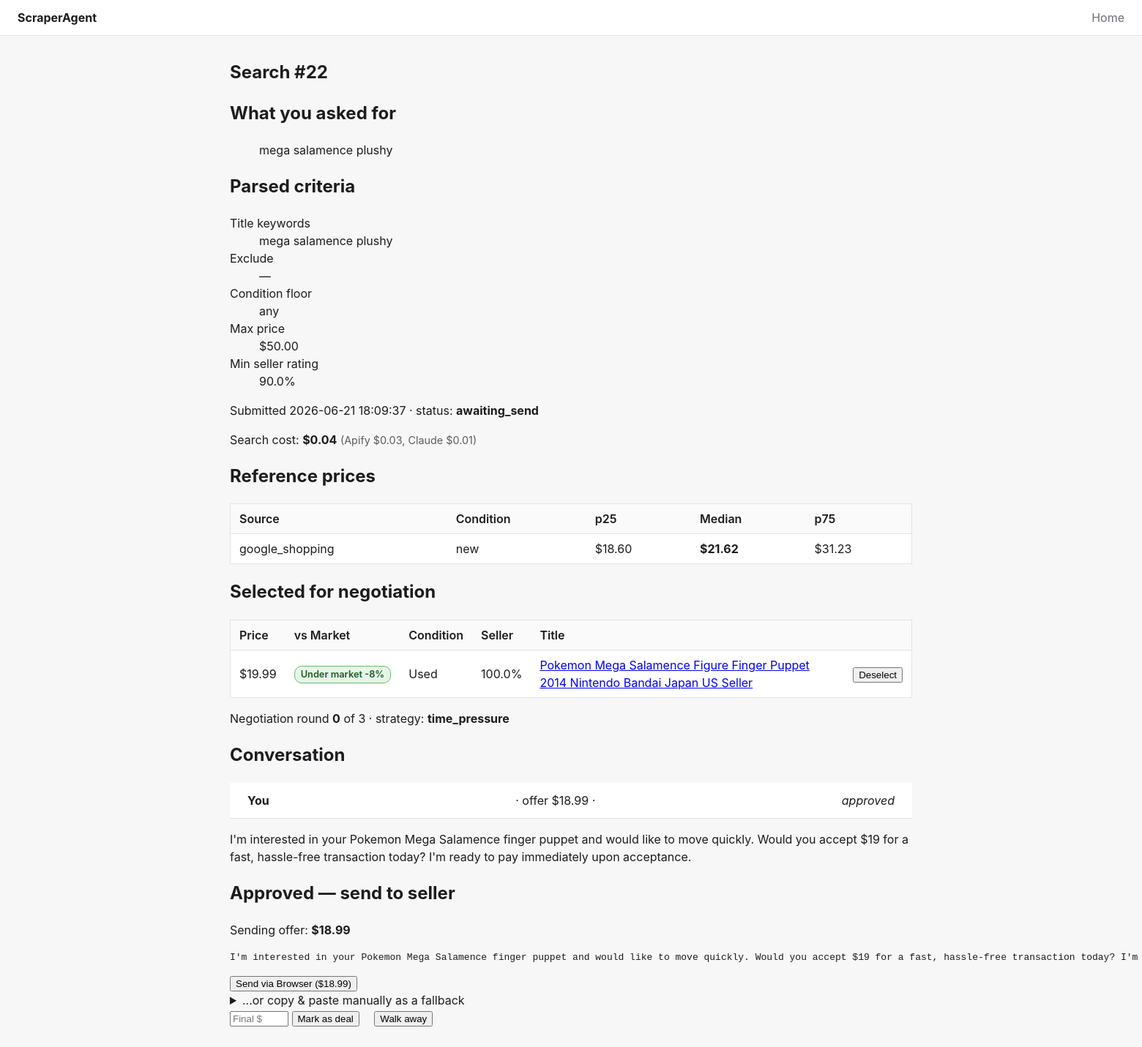
/searches/22, run on the app's committed database.
### tables this page shows
CREATE TABLE searches (
    id INTEGER PRIMARY KEY AUTOINCREMENT,
    criteria_nl TEXT NOT NULL,
    criteria_structured_json TEXT NOT NULL,
    max_price REAL NOT NULL,
    status TEXT NOT NULL DEFAULT 'pending',  -- pending | discovering | awaiting_selection | negotiating | done | failed
    thread_id TEXT,                          -- LangGraph thread id
    error_message TEXT,                      -- populated when status = 'failed' (e.g. eBay API error)
    created_at TEXT NOT NULL DEFAULT (datetime('now')),
    completed_at TEXT
);

CREATE TABLE reference_prices (
    id INTEGER PRIMARY KEY AUTOINCREMENT,
    search_id INTEGER NOT NULL REFERENCES searches(id) ON DELETE CASCADE,
    source TEXT NOT NULL,                    -- amazon | walmart | bestbuy | target | google_shopping | ebay_sold
    raw_data_json TEXT NOT NULL,
    median REAL,
    p25 REAL,
    p75 REAL,
    condition TEXT,                          -- new | used
    cost_usd REAL NOT NULL DEFAULT 0,
    fetched_at TEXT NOT NULL DEFAULT (datetime('now'))
);

CREATE TABLE listings (
    id INTEGER PRIMARY KEY AUTOINCREMENT,
    search_id INTEGER NOT NULL REFERENCES searches(id) ON DELETE CASCADE,
    ebay_item_id TEXT NOT NULL,
    title TEXT NOT NULL,
    price REAL NOT NULL,
    shipping_cost REAL,
    condition TEXT,
    seller_id TEXT,
    seller_rating REAL,
    seller_feedback_count INTEGER,
    url TEXT NOT NULL,
    image_url TEXT,
    listed_at TEXT,                          -- when seller posted it
    raw_data_json TEXT,
    selected_at TEXT,                        -- when user selected for negotiation; NULL = not selected
    outcome TEXT,                            -- deal | walked_away | timed_out | not_selected
    created_at TEXT NOT NULL DEFAULT (datetime('now'))
, buying_options TEXT);

CREATE TABLE negotiations (
    id INTEGER PRIMARY KEY AUTOINCREMENT,
    listing_id INTEGER NOT NULL REFERENCES listings(id) ON DELETE CASCADE,
    strategy TEXT NOT NULL,
    strategy_inputs_json TEXT,               -- gap %, seller_rating, listing age, etc. for later analysis
    status TEXT NOT NULL DEFAULT 'open',     -- open | awaiting_seller | deal | walked_away | timed_out
    rounds INTEGER NOT NULL DEFAULT 0,
    current_offer REAL,
    final_price REAL,
    last_seller_response_at TEXT,
    walked_away_at TEXT,
    deal_at TEXT,
    created_at TEXT NOT NULL DEFAULT (datetime('now'))
, ebay_best_offer_id TEXT);

CREATE TABLE messages (
    id INTEGER PRIMARY KEY AUTOINCREMENT,
    negotiation_id INTEGER NOT NULL REFERENCES negotiations(id) ON DELETE CASCADE,
    role TEXT NOT NULL,                      -- agent | seller
    body TEXT NOT NULL,
    offer_amount REAL,
    status TEXT NOT NULL DEFAULT 'pending',  -- pending | approved | rejected | sent | received
    created_at TEXT NOT NULL DEFAULT (datetime('now')),
    approved_at TEXT,
    sent_at TEXT
, input_tokens INTEGER, output_tokens INTEGER, cost_usd REAL);

### api/routes/searches.py (the view)
@router.get("/searches/{search_id}", response_class=HTMLResponse)
def search_detail(request: Request, search_id: int) -> HTMLResponse:
    row = repo.get_search(search_id)
    if row is None:
        raise HTTPException(status_code=404, detail=f"search {search_id} not found")
    return templates.TemplateResponse(
        request,
        "search_detail.html",
        _content_context(search_id, row),
    )

### templates/search_detail.html (shortened to what this page needs)
{% extends "base.html" %}
{% block content %}
<section class="search-detail">
    <h1>Search #{{ search.id }}</h1>
    <h2>What you asked for</h2>
    <blockquote>{{ search.criteria_nl }}</blockquote>
    <h2>Parsed criteria</h2>
    <dl class="criteria">
        <dt>Title keywords</dt>
        <dd>{{ search.criteria_structured.title_keywords or "—" }}</dd>
        <dt>Exclude</dt>
        <dd>
            {% set excl = search.criteria_structured.must_not_keywords %}
            {{ excl | join(", ") if excl else "—" }}
        </dd>
        <dt>Condition floor</dt>
        <dd>{{ search.criteria_structured.condition_floor or "any" }}</dd>
        <dt>Max price</dt>
        <dd>${{ "%.2f"|format(search.max_price) }}</dd>
        <dt>Min seller rating</dt>
        <dd>
            {% set msr = search.criteria_structured.min_seller_rating %}
            {{ "%.1f%%"|format(msr) if msr is not none else "—" }}
        </dd>
    </dl>
    {% include "_search_content.html" %}
</section>
{% endblock %}

### templates/_search_content.html (shortened to what this page needs)
{% set _is_in_flight = (
    search.status in ('pending', 'discovering')
    or is_drafting
    or is_browser_sending
) %}
<div id="search-content"
     >
    <p class="muted">Submitted {{ search.created_at }} · status: <strong>{{ search.status }}</strong></p>
    <p class="muted cost-summary">
        Search cost: <strong>${{ "%.2f"|format(costs.total) }}</strong>
        <span class="cost-breakdown">(Apify ${{ "%.2f"|format(costs.apify) }}, Claude ${{ "%.2f"|format(costs.claude) }})</span>
    </p>
    {% if reference_prices %}
        <section class="reference-prices">
            <h2>Reference prices</h2>
            <table class="ref-prices">
                <thead>
                    <tr><th>Source</th><th>Condition</th><th>p25</th><th>Median</th><th>p75</th></tr>
                </thead>
                <tbody>
                    {% for r in reference_prices %}
                    <tr>
                        <td>{{ r.source }}</td>
                        <td>{{ r.condition or "—" }}</td>
                        <td>{{ "$%.2f"|format(r.p25) if r.p25 is not none else "—" }}</td>
                        <td><strong>{{ "$%.2f"|format(r.median) if r.median is not none else "—" }}</strong></td>
                        <td>{{ "$%.2f"|format(r.p75) if r.p75 is not none else "—" }}</td>
                    </tr>
                    {% endfor %}
                </tbody>
            </table>
        </section>
    {% endif %}
    {% if search.status == 'failed' %}
        <div class="error-banner">
            <h2>Search failed</h2>
            <p>{{ search.error_message or "Unknown error." }}</p>
        </div>
    {% elif selected %}
        <h2>Selected for negotiation</h2>
        <table class="listings selected">
            <thead>
                <tr><th>Price</th><th>vs Market</th><th>Condition</th><th>Seller</th><th>Title</th><th></th></tr>
            </thead>
            <tbody>
                <tr class="selected-row">
                    <td>${{ "%.2f"|format(selected.price) }}</td>
                    <td>
                        {% if selected.badge %}
                            <span class="bo-badge {{ selected.badge[1] }}" title="{{ selected.badge[0] }}">
                                {{ selected.badge[0] }} {{ "%+.0f"|format(selected.gap * 100) }}%
                            </span>
                        {% else %}
                            <span class="muted">—</span>
                        {% endif %}
                    </td>
                    <td>{{ selected.condition or "—" }}</td>
                    <td>{{ "%.1f%%"|format(selected.seller_rating) if selected.seller_rating is not none else "—" }}</td>
                    <td><a href="{{ selected.url }}" target="_blank" rel="noopener">{{ selected.title }}</a></td>
                    <td>
                        <button
                            type="button"
                            hx-post="/searches/{{ search.id }}/listings/{{ selected.id }}/deselect"
                            hx-target="#search-content"
                            hx-swap="outerHTML">
                            Deselect
                        </button>
                    </td>
                </tr>
            </tbody>
        </table>
        {% if negotiation and negotiation.status == 'deal' %}
            <section class="terminal deal">
                <h2>Deal closed at ${{ "%.2f"|format(negotiation.final_price) }}</h2>
                <p class="muted">Closed {{ negotiation.deal_at }}. <a href="/">Start a new search</a></p>
            </section>
        {% elif negotiation and negotiation.status == 'walked_away' %}
            <section class="terminal walked-away">
                <h2>Walked away</h2>
                <p class="muted">Negotiation ended {{ negotiation.walked_away_at }}. <a href="/">Start a new search</a></p>
            </section>
        {% elif negotiation %}
            <p class="muted">
                Negotiation round <strong>{{ negotiation.rounds }}</strong> of {{ max_rounds }}
                · strategy: <strong>{{ negotiation.strategy }}</strong>
            </p>
        {% endif %}
        {% if messages %}
            <section class="message-thread">
                <h2>Conversation</h2>
                {% for m in messages %}
                    <article class="msg msg-{{ m.role }} msg-status-{{ m.status }}">
                        <header>
                            <strong>{{ "You" if m.role == "agent" else "Seller" }}</strong>
                            {% if m.role == "agent" and m.offer_amount %}
                                · offer ${{ "%.2f"|format(m.offer_amount) }}
                            {% endif %}
                            · <em>{{ m.status }}</em>
                        </header>
                        <p>{{ m.body }}</p>
                    </article>
                {% endfor %}
            </section>
        {% endif %}
        {% if negotiation and negotiation.status not in ('deal', 'walked_away') %}
            {% if pending_message and not has_unsent_pending %}
                {# State: draft pending approval (round 1 or counter).
                   The offer_amount is now an editable input — required by the
                   PlaceOffer path, which sends this exact value as the
                   structured offer to eBay. Editing the body alone doesn't
                   change the price. Capped at search.max_price (PRD §187). #}
                <section class="pending-message">
                    <h2>Draft ready — review &amp; approve</h2>
                    <p class="muted">
                        Strategy: <strong>{{ pending_message.negotiation_strategy }}</strong>
                    </p>
                    <form
                        hx-post="/searches/{{ search.id }}/messages/{{ pending_message.id }}/approve"
                        hx-target="#search-content"
                        hx-swap="outerHTML">
                        <label for="offer_amount_input">Offer amount ($)</label>
                        <input id="offer_amount_input"
                               type="number"
                               name="offer_amount"
                               step="0.01"
                               min="0.01"
                               max="{{ search.max_price }}"
                               value="{{ "%.2f"|format(pending_message.offer_amount) }}"
                               required>
                        <p class="muted">Cap: ${{ "%.2f"|format(search.max_price) }} (buyer's max).</p>
                        <textarea name="body" rows="6" required minlength="20">{{ pending_message.body }}</textarea>
                        <p class="muted">Edit the text and/or price inline, then click Approve.</p>
                        <button type="submit">Approve</button>
                    </form>
                </section>
            {% elif has_unsent_pending %}
                {% set approved = (messages | selectattr("status", "equalto", "approved") | selectattr("role", "equalto", "agent") | list | last) %}
                {% set _bo_eligible = selected.buying_options and "BEST_OFFER" in (selected.buying_options or "").split(",") %}
                <section class="awaiting-send">
                    <h2>Approved — send to seller</h2>
                    <p class="muted">Sending offer: <strong>${{ "%.2f"|format(approved.offer_amount) }}</strong></p>
                    <pre class="copyable-message">{{ approved.body }}</pre>
                    {% if send_blocked != "no_partner" %}
                        <form
                            hx-post="/searches/{{ search.id }}/messages/{{ approved.id }}/send"
                            hx-target="#search-content"
                            hx-swap="outerHTML"
                            hx-confirm="{% if _bo_eligible %}This will open Chrome with the offer filled in. You'll click Send Offer on eBay's UI to finish. Continue?{% else %}This will send the message to the seller's eBay inbox. Continue?{% endif %}">
                            {% if _bo_eligible %}
                                <button type="submit">Send via Browser (${{ "%.2f"|format(approved.offer_amount) }})</button>
                            {% else %}
                                <button type="submit">Send via eBay</button>
                            {% endif %}
                        </form>
                        <details>
                            <summary>...or copy &amp; paste manually as a fallback</summary>
                        </details>
                    {% endif %}
                </section>
            {% elif is_drafting %}
                <p class="placeholder">Drafting message… this usually takes ~5 seconds.</p>
            {% endif %}
            <section class="terminal-actions">
                <form
                    hx-post="/searches/{{ search.id }}/listings/{{ selected.id }}/deal"
                    hx-target="#search-content"
                    hx-swap="outerHTML"
                    style="display:inline-block; margin-right:1em">
                    <input type="number" name="final_price" step="0.01" min="0.01"
                           max="{{ search.max_price }}" required placeholder="Final $"/>
                    <button type="submit">Mark as deal</button>
                </form>
                <form
                    hx-post="/searches/{{ search.id }}/listings/{{ selected.id }}/walk-away"
                    hx-target="#search-content"
                    hx-swap="outerHTML"
                    hx-confirm="Walk away from this negotiation? This is terminal."
                    style="display:inline-block">
                    <button type="submit">Walk away</button>
                </form>
            </section>
        {% endif %}
    {% elif _is_in_flight %}
        <p class="placeholder">Searching eBay and gathering reference prices… this usually takes 20–60 seconds.</p>
    {% else %}
        <p class="placeholder">No listings matched your criteria.</p>
    {% endif %}
</div>

### static/app.css (style rules this page uses)
:root { --bg: #f7f7f8; --fg: #1c1c1f; --muted: #6e6e76; --accent: #2563eb; --border: #e3e3e8; }
* { box-sizing: border-box; }
body { margin: 0; font-family: -apple-system, BlinkMacSystemFont, "Segoe UI", Roboto, sans-serif; background: var(--bg); color: var(--fg); line-height: 1.5; }
header { display: flex; align-items: center; justify-content: space-between; padding: 0.75rem 1.5rem; background: white; border-bottom: 1px solid var(--border); }
table { width: 100%; border-collapse: collapse; margin-top: 0.5rem; background: white; border: 1px solid var(--border); }
th, td { text-align: left; padding: 0.5rem 0.75rem; border-bottom: 1px solid var(--border); }
th { background: #fafafa; font-weight: 600; }
tbody tr:last-child td { border-bottom: none; }
.bo-badge { display: inline-block; padding: 0.1rem 0.5rem; background: #e8f5e9; color: #1b5e20; border: 1px solid #66bb6a; border-radius: 10px; font-size: 0.8em; font-weight: 600; white-space: nowrap; }
.badge-under { background: #e8f5e9; color: #1b5e20; border-color: #66bb6a; }
.cost-summary .cost-breakdown { opacity: 0.7; font-size: 0.9em; }

### data on the page
searches: id "22", criteria_nl "mega salamence plushy", criteria_structured "mega salamence plushy", max_price "50.00", created_at "2026-06-21 18:09:37", status "awaiting_send"
reference_prices: source "google_shopping", condition "new", p25 "$18.60", median "$21.62", p75 "$31.23"
listings: price "19.99", condition "Used", seller_rating "100.0%", title "Pokemon Mega Salamence Figure Finger Puppet 2014 Nintendo Bandai Japan US Seller"
negotiations: rounds "0", strategy "time_pressure"
messages: role "You", offer_amount "18.99", status "approved", body "I'm interested in your Pokemon Mega Salamence finger puppet and would like to move quickly. Would you accept $19 for a fast, hassle-free transaction today? I'm ready to pay immediately upon acceptance.", body "I'm interested in your Pokemon Mega Salamence finger puppet and would like to move quickly. Would you accept $19 for a fast, hassle-free transaction today? I'm…"

### other printed values
{{ excl | join(", ") if excl else "—" }} "—"
{{ search.criteria_structured.condition_floor or "any" }} "any"
{{ "%.1f%%"|format(msr) if msr is not none else "—" }} "90.0%"
{{ "%.2f"|format(costs.total) }} "0.04"
{{ "%.2f"|format(costs.apify) }} "0.03"
{{ "%.2f"|format(costs.claude) }} "0.01"
{{ selected.badge[0] }} "Under market"
{{ "%+.0f"|format(selected.gap * 100) }} "-8"
{{ max_rounds }} "3"
